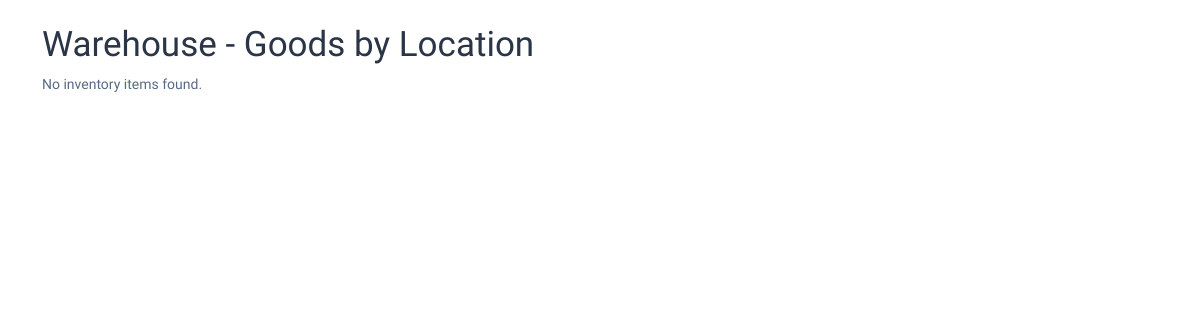
The page /inventory/warehouse/ on the database as committed earlier.
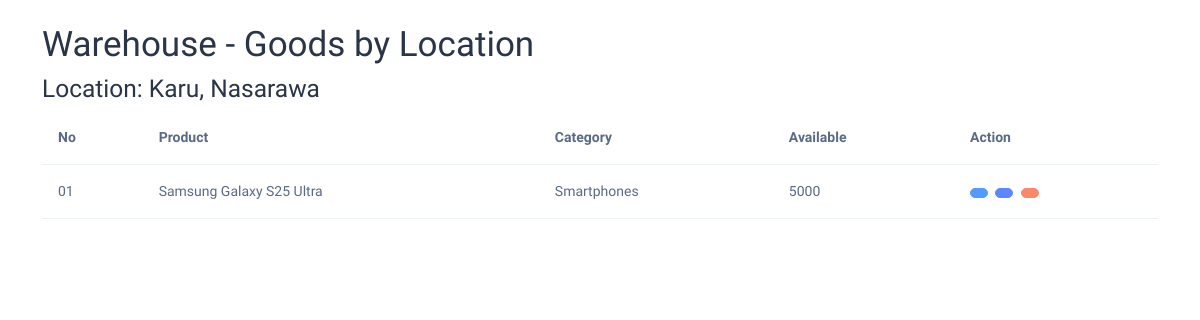
The same page on the database as committed later.
### inventory/models.py (models this page shows, shortened)
class Inventory(models.Model):
    item_name = models.CharField(max_length=200)
    category = models.ForeignKey(Category, on_delete=models.CASCADE, related_name='inventories')
    quantity = models.PositiveIntegerField(default=0)
    location = models.CharField(max_length=200)
    price = models.DecimalField(max_digits=10, decimal_places=2, null=True, blank=True)
    description = models.TextField(blank=True)
    image = models.ImageField(upload_to='inventory/', blank=True, null=True)
    supplier = models.CharField(max_length=200)
    updated_at = models.DateTimeField(auto_now=True)

### products/models.py (models this page shows, shortened)
class Category(models.Model):
    name = models.CharField(max_length=100, unique=True)
    slug = models.SlugField(max_length=100, unique=True, blank=True)
    description = models.TextField(blank=True)
    created_at = models.DateTimeField(auto_now_add=True)
    updated_at = models.DateTimeField(auto_now=True)
    class Meta:
        verbose_name_plural = 'Categories'
        ordering = ['name']

### inventory/views.py (the view)
# urls.py: path('warehouse/', views.warehouse, name='warehouse'),
def warehouse(request):
    inventories = Inventory.objects.select_related('category').all()
    location_dict = defaultdict(list)
    for inventory in inventories:
        location_dict[inventory.location].append(inventory)
    grouped_inventories = dict(location_dict)
    return render(request, 'inventory/warehouse.html', {'grouped_inventories': grouped_inventories})

### inventory/templates/inventory/warehouse.html (shortened to what this page needs)
{% extends 'main/base.html' %}
{% load static %}
{% block body %}
<div class="container mt-4">
    <h1>Warehouse - Goods by Location</h1>
    {% if grouped_inventories %}
        {% for location, inventories in grouped_inventories.items %}
            <div class="mb-4">
                <h3>Location: {{ location }}</h3>
                <div class="table-responsive">
                    <table class="table align-middle table-hover">
                        <thead>
                            <tr>
                                <th scope="col">No</th>
                                <th scope="col">Product</th>
                                <th scope="col">Category</th>
                                <th scope="col">Available</th>
                                <th scope="col">Action</th>
                            </tr>
                        </thead>
                        <tbody>
                            {% for inventory in inventories %}
                            <tr>
                                <td>{{ forloop.counter|stringformat:"02d" }}</td>
                                <td>{{ inventory.item_name }}</td>
                                <td>{{ inventory.category.name }}</td>
                                <td>{{ inventory.quantity }}</td>
                                <td>
                                    <a href="{% url 'inventory:view_inventory' inventory.id %}" class="btn btn-sm btn-info me-1" title="View">
                                    </a>
                                    <a href="{% url 'inventory:edit_inventory' inventory.id %}" class="btn btn-sm btn-primary me-1" title="Edit">
                                    </a>
                                    <form action="{% url 'inventory:delete_inventory' inventory.id %}" method="post" class="d-inline" onsubmit="return confirm('Are you sure you want to delete this item?');">
                                        <button type="submit" class="btn btn-sm btn-danger" title="Delete">
                                        </button>
                                    </form>
                                </td>
                            </tr>
                            {% endfor %}
                        </tbody>
                    </table>
                </div>
            </div>
        {% endfor %}
    {% else %}
        <p>No inventory items found.</p>
    {% endif %}
</div>
{% endblock %}

Rows that differ between the two databases and show on the page:
added Inventory: location "Karu, Nasarawa", item_name "Samsung Galaxy S25 Ultra", category.name "Smartphones", quantity "5000"
Other text that changed with them:
text no longer shown: "No inventory items found."
